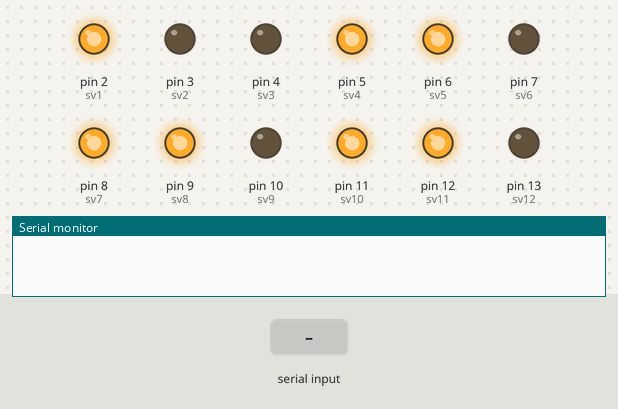
Simulated run of this sketch. Board: Arduino Uno, built with avr-gcc and run on an emulated ATmega328P. On the bench: output pins drawn as LEDs (lit = HIGH), the last lines printed to the serial monitor. Inputs (shaded band) come from the test bench.

Above: at 1.2 s.
1.3 s: "90,45\n" received over Serial
At 2.1 s:
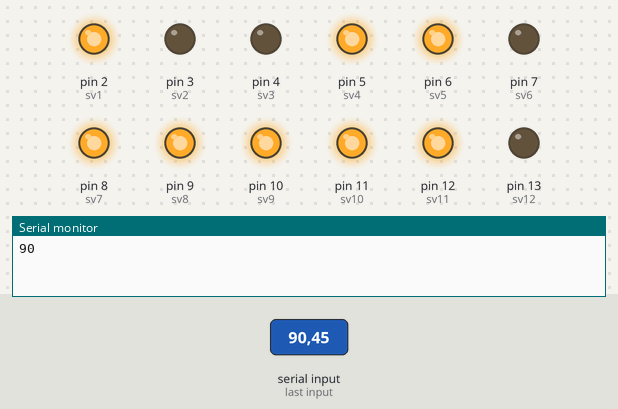
2.8 s: "30,150\n" received over Serial
At 3.3 s:
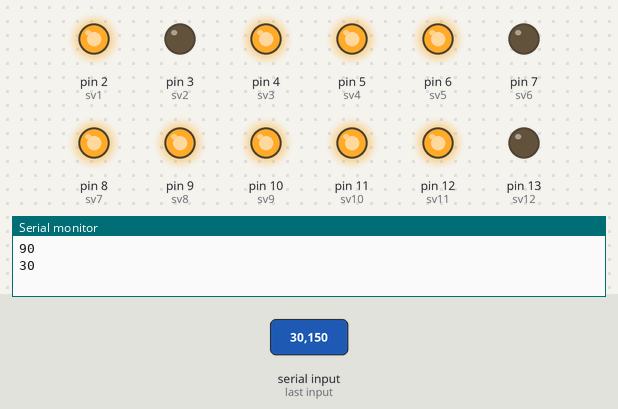
4.3 s: "11\n" received over Serial
At 5.5 s:
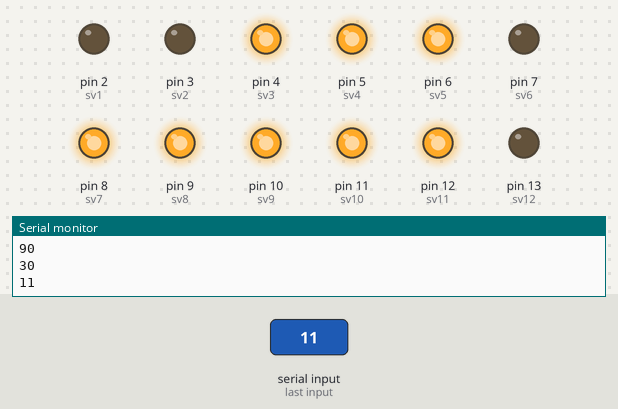
5.8 s: "20\n" received over Serial
At 6.8 s:
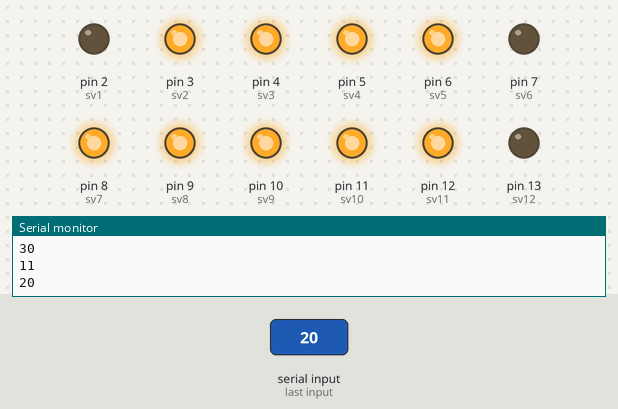
7.3 s: "10\n" received over Serial
At 7.9 s:
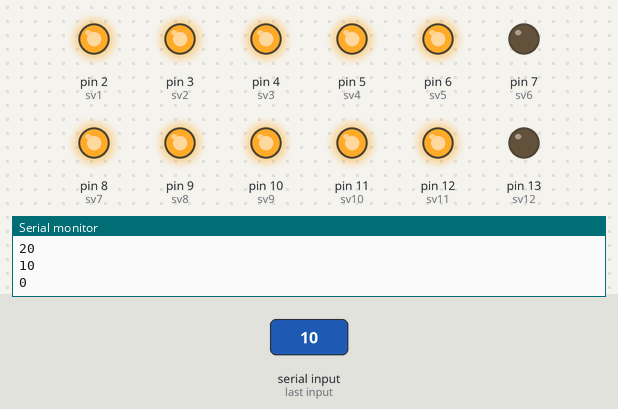
8.8 s: "21\n" received over Serial
At 10.2 s:
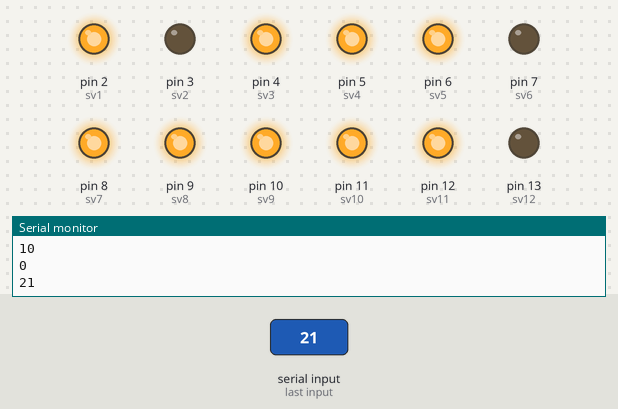
Timing chart, 0 to 11.3 s (numbered marks = the images above; inputs shaded):
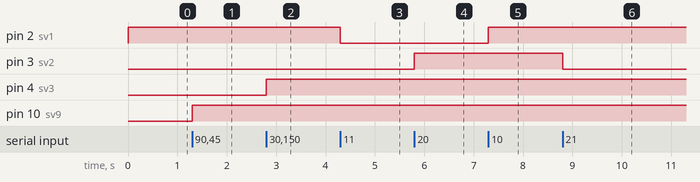

Measured:
- after the input at 1.3 s, pin 10 (sv9): LOW → HIGH at once
- after the input at 2.8 s, pin 4 (sv3): LOW → HIGH at once
- after the input at 4.3 s, pin 2 (sv1): HIGH → LOW at once
- after the input at 5.8 s, pin 3 (sv2): LOW → HIGH at once
- after the input at 7.3 s, pin 2 (sv1): LOW → HIGH at once
- after the input at 8.8 s, pin 3 (sv2): HIGH → LOW at once

The sketch:

arduino-repo.ino
```cpp
int state;
int sv1 = 2; //V10
int sv2 = 3; //V11
int sv3 = 4; //V12
int sv4 = 5; //V20
int sv5 = 6; //V21
int sv6 = 7; //V23
int sv7 = 8; //V30
int sv8 = 9; //V31
int sv9 = 10; //V34
int sv10 = 11; //V35
int sv11 = 12; //V36
int sv12 = 13; //V37

void setup() {
  // HIGH MEANS CLOSE, LOW MEANS OPEN
  pinMode(sv1, OUTPUT);
  pinMode(sv2, OUTPUT);
  pinMode(sv3, OUTPUT);
  pinMode(sv4, OUTPUT);
  pinMode(sv5, OUTPUT);
  pinMode(sv6, OUTPUT);
  pinMode(sv7, OUTPUT);
  pinMode(sv8, OUTPUT);
  pinMode(sv9, OUTPUT);
  pinMode(sv10,OUTPUT);
  pinMode(sv11, OUTPUT);
  pinMode(sv12, OUTPUT);

  digitalWrite(sv1, HIGH);
  digitalWrite(sv2, LOW);
  digitalWrite(sv3, LOW);
  digitalWrite(sv4, HIGH);
  digitalWrite(sv5, HIGH);
  digitalWrite(sv6, LOW);
  digitalWrite(sv7, HIGH);
  digitalWrite(sv8, HIGH);
  digitalWrite(sv9, LOW);
  digitalWrite(sv10, HIGH);
  digitalWrite(sv11, HIGH);
  digitalWrite(sv12, LOW);

  Serial.begin(115200);

  Serial.setTimeout(1);
}

void loop() {
  while (!Serial.available());
  state = Serial.readString().toInt();
  Serial.println(state);
  if(state == 10){
    digitalWrite(sv1, HIGH);
  }
  if(state == 11){
    digitalWrite(sv1, LOW);
  }
  if(state == 20){
    digitalWrite(sv2, HIGH);
  }
  if(state == 21){
    digitalWrite(sv2, LOW);
  }
  if(state==30){
        digitalWrite(sv3, HIGH);
  }
  if(state == 31){
    digitalWrite(sv3, LOW);
  }
  if(state==40){
        digitalWrite(sv4, HIGH);

  }
  if(state == 41){
    digitalWrite(sv4, LOW);
  }
if(state==50){
      digitalWrite(sv5, HIGH);

}
if(state == 51){
    digitalWrite(sv5, LOW);
  }
if(state==60){
      digitalWrite(sv6, HIGH);

}
if(state == 61){
    digitalWrite(sv6, LOW);
  }
if(state==70){
      digitalWrite(sv7, HIGH);

}
if(state == 71){
    digitalWrite(sv7, LOW);
  }
if(state==80){
      digitalWrite(sv8, HIGH);

}
if(state == 81){
    digitalWrite(sv8, LOW);
  }
if(state==90){
      digitalWrite(sv9, HIGH);

}
if(state == 91){
    digitalWrite(sv9, LOW);
  }
if(state==100){
  digitalWrite(sv10, HIGH);
}
if(state == 101){
    digitalWrite(sv10, LOW);
  }
if(state==110){
  digitalWrite(sv11, HIGH);
}
if(state == 111){
    digitalWrite(sv11, LOW);
  }
 if(state=120){
  digitalWrite(sv12,  HIGH);
 }
 if(state=121){
  digitalWrite(sv12, LOW);
 }
if(state==0){
  digitalWrite(sv1, LOW);
  digitalWrite(sv2, LOW);
  digitalWrite(sv3, LOW);
  digitalWrite(sv4, LOW);
  digitalWrite(sv5, LOW);
  digitalWrite(sv6, LOW);
  digitalWrite(sv7, LOW);
  digitalWrite(sv8, LOW);
  digitalWrite(sv9, LOW);
  digitalWrite(sv10, LOW);
  digitalWrite(sv11, LOW);
  digitalWrite(sv12, LOW);

}
if(state == 1){
    digitalWrite(sv1, HIGH);
    digitalWrite(sv2, HIGH);
  digitalWrite(sv3, HIGH);
  digitalWrite(sv4, HIGH);
  digitalWrite(sv5, HIGH);
  digitalWrite(sv6, HIGH);
  digitalWrite(sv7, HIGH);
  digitalWrite(sv8, HIGH);
  digitalWrite(sv9, HIGH);
  digitalWrite(sv10, HIGH);
  digitalWrite(sv11, HIGH);
  digitalWrite(sv12, HIGH);
  }
}
```
